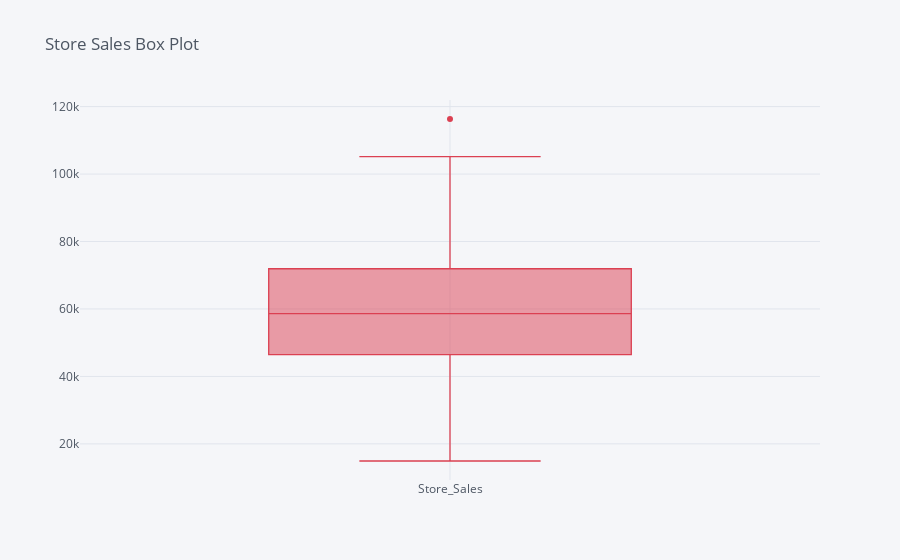

Write notebook code for a chart like this one.
### Code cell
Store.iplot(kind="box",
              keys=['Store_Sales'], boxpoints="outliers",
              title="Store Sales Box Plot")

### Figure 1 — Plotly figure (JSON) as saved in the notebook; plotly's stock layout.template omitted (floating-point values rounded to 4 significant figures; data arrays with more than 128 entries replaced by an {"elided": "..."} marker saying what was removed)
{"data": [{"boxpoints": "outliers", "line": {"width": 1.3}, "marker": {"color": "rgba(219, 64, 82, 1.0)"}, "name": "Store_Sales", "orientation": "v", "type": "box", "y": {"elided": "896 int values"}}], "layout": {"legend": {"bgcolor": "#F5F6F9", "font": {"color": "#4D5663"}}, "paper_bgcolor": "#F5F6F9", "plot_bgcolor": "#F5F6F9", "title": {"font": {"color": "#4D5663"}, "text": "Store Sales Box Plot"}, "xaxis": {"gridcolor": "#E1E5ED", "showgrid": true, "tickfont": {"color": "#4D5663"}, "title": {"font": {"color": "#4D5663"}, "text": ""}, "zerolinecolor": "#E1E5ED"}, "yaxis": {"gridcolor": "#E1E5ED", "showgrid": true, "tickfont": {"color": "#4D5663"}, "title": {"font": {"color": "#4D5663"}, "text": ""}, "zerolinecolor": "#E1E5ED"}}}
